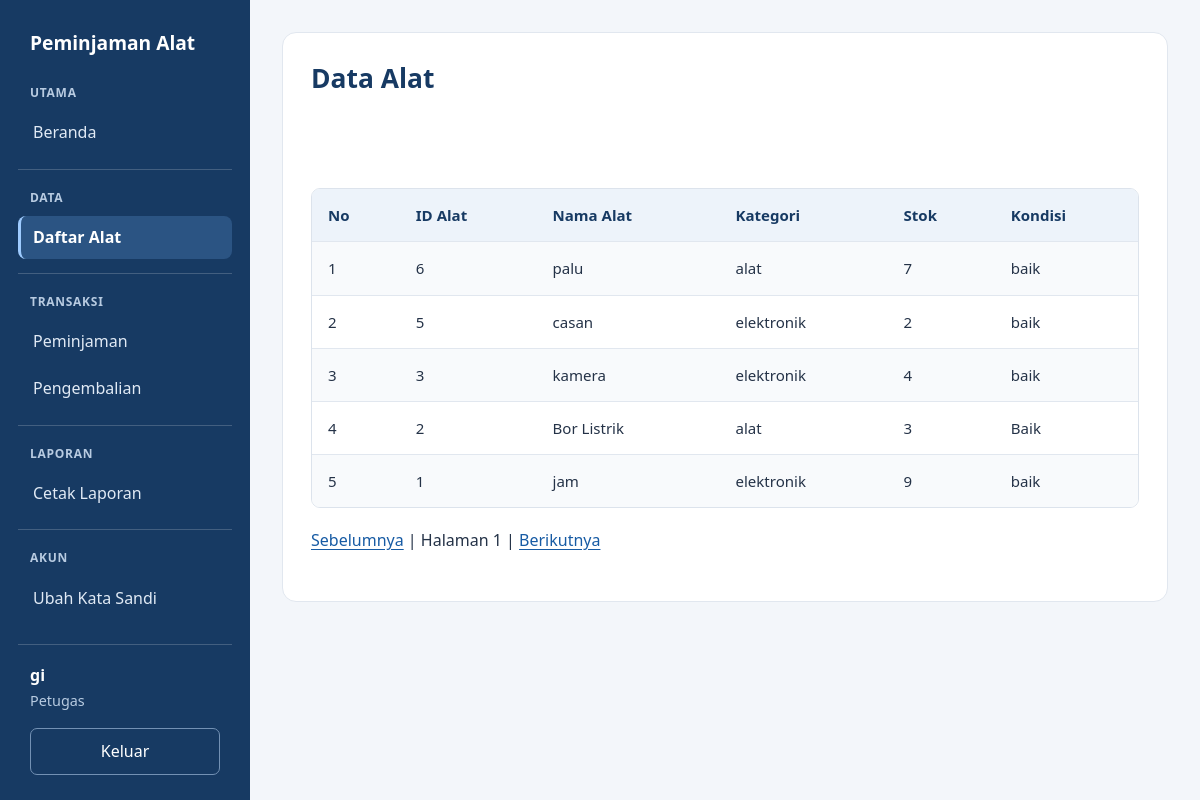
/alat/tampil.php (signed in), run on the app's committed database.
### tables this page shows
CREATE TABLE `alat` (
  `id_alat` int(11) NOT NULL AUTO_INCREMENT,
  `nama_alat` varchar(100) DEFAULT NULL,
  `stok` int(11) DEFAULT NULL,
  `kondisi` varchar(50) DEFAULT NULL,
  `kategori` varchar(25) NOT NULL,
  PRIMARY KEY (`id_alat`)
);

### config/fungsi.php (called while the page is built, shortened)
<?php
function aman($nilai) {
    return htmlspecialchars((string) $nilai, ENT_QUOTES, 'UTF-8');
}
    ?>
    <?php
require_once __DIR__ . '/../index.php';

### alat/tampil.php (the view, shortened to what this page needs)
<?php
require __DIR__ . '/../config/connection.php';
$halaman = max(1, (int) ($_GET['halaman'] ?? 1));
$awal = ($halaman - 1) * 50;
$query = mysqli_query($conn, "SELECT * FROM alat ORDER BY id_alat DESC LIMIT $awal, 50");
?>
<h2>Data Alat</h2>
<br><br>
<div class="tabel-scroll" role="region" aria-label="Tabel data" tabindex="0">
    <table>
        <tr>
            <th>No</th>
            <th>ID Alat</th>
            <th>Nama Alat</th>
            <th>Kategori</th>
            <th>Stok</th>
            <th>Kondisi</th>
        </tr>
        <?php
        $no = $awal + 1;
        while ($data = mysqli_fetch_assoc($query)) {
            ?>
            <tr>
                <td><?php echo $no++; ?></td>
                <td><?php echo aman($data['id_alat']); ?></td>
                <td><?php echo aman($data['nama_alat']); ?></td>
                <td><?php echo aman($data['kategori']); ?></td>
                <td><?php echo aman($data['stok']); ?></td>
                <td><?php echo aman($data['kondisi']); ?></td>
            </tr>
        <?php } ?>
    </table>
</div>
<p><a href="?halaman=<?php echo max(1, $halaman-1); ?>">Sebelumnya</a> | Halaman <?php echo $halaman; ?> | <a href="?halaman=<?php echo $halaman+1; ?>">Berikutnya</a>
</p>

### assets/style.css (style rules this page uses)
:root { color-scheme: light; font-family: "Segoe UI", Arial, sans-serif; color: #243247; background: #f3f6fa; line-height: 1.6; }
* { box-sizing: border-box; }
body { margin: 0; }
a { color: #175ba4; text-underline-offset: 3px; }
h1, h2, h3 { color: #173a63; line-height: 1.3; }
h2 { margin-top: 0; font-size: 1.65rem; }
p { margin: 0 0 20px; }
.halaman-aplikasi { display: grid; grid-template-columns: 250px minmax(0, 1fr); min-height: 100vh; }
.tabel-scroll { width: 100%; overflow-x: auto; margin: 20px 0; border: 1px solid #dce3ec; border-radius: 9px; }
table { width: 100%; border-collapse: collapse; font-size: .94rem; }
th, td { padding: 14px 16px; border-bottom: 1px solid #e1e7ef; text-align: left; vertical-align: top; }
th { background: #edf3fa; color: #173a63; white-space: nowrap; }
tr:last-child td { border-bottom: 0; }
tr:nth-child(even) { background: #f8fafc; }

### data on the page
alat: id_alat "6", nama_alat "palu", kategori "alat", stok "7", kondisi "baik"
alat: id_alat "5", nama_alat "casan", kategori "elektronik", stok "2", kondisi "baik"
alat: id_alat "3", nama_alat "kamera", kategori "elektronik", stok "4", kondisi "baik"
alat: id_alat "2", nama_alat "Bor Listrik", kategori "alat", stok "3", kondisi "Baik"
alat: id_alat "1", nama_alat "jam", kategori "elektronik", stok "9", kondisi "baik"

### other printed values
aman($kelompok) "UTAMA"
aman($label) "Beranda"
aman($kelompok) "DATA"
aman($label) "Daftar Alat"
aman($kelompok) "TRANSAKSI"
aman($label) "Peminjaman"
aman($label) "Pengembalian"
aman($kelompok) "LAPORAN"
aman($label) "Cetak Laporan"
aman($kelompok) "AKUN"
aman($label) "Ubah Kata Sandi"
aman($_SESSION['nama']) "gi"
aman(ucfirst($level)) "Petugas"
$halaman "1"
